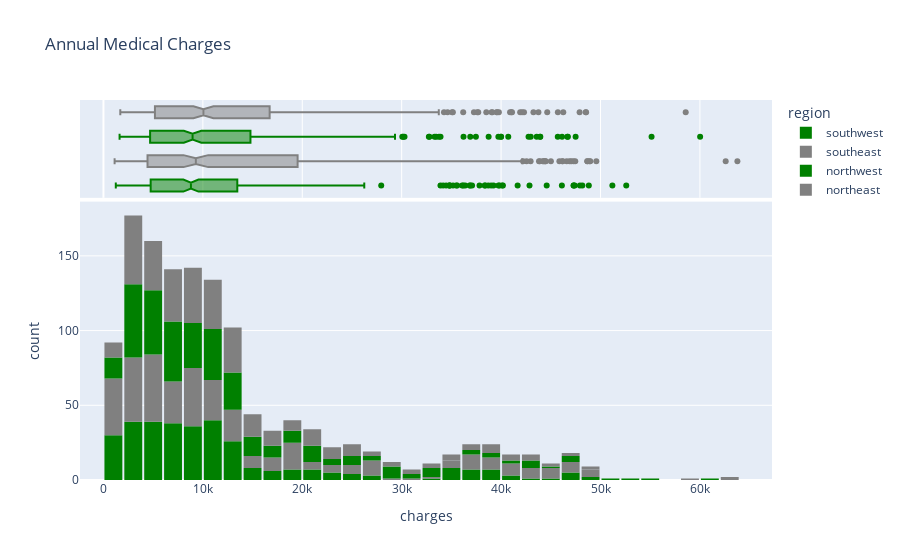

Write notebook code for a chart like this one.
### Code cell
fig = px.histogram(medical_df, 
                   x='charges', 
                   marginal='box', 
                   color='region', 
                   color_discrete_sequence=['green', 'grey'], 
                   title='Annual Medical Charges')
fig.update_layout(bargap=0.1)
fig.show()

### Figure 1 — Plotly figure (JSON) as saved in the notebook; plotly's stock layout.template omitted (floating-point values rounded to 4 significant figures; data arrays with more than 128 entries replaced by an {"elided": "..."} marker saying what was removed)
{"data": [{"alignmentgroup": "True", "bingroup": "x", "hovertemplate": "region=southwest<br>charges=%{x}<br>count=%{y}<extra></extra>", "legendgroup": "southwest", "marker": {"color": "green", "pattern": {"shape": ""}}, "name": "southwest", "offsetgroup": "southwest", "orientation": "v", "showlegend": true, "type": "histogram", "x": {"elided": "325 float values"}, "xaxis": "x", "yaxis": "y"}, {"alignmentgroup": "True", "hovertemplate": "region=southwest<br>charges=%{x}<extra></extra>", "legendgroup": "southwest", "marker": {"color": "green"}, "name": "southwest", "notched": true, "offsetgroup": "southwest", "showlegend": false, "type": "box", "x": {"elided": "325 float values"}, "xaxis": "x2", "yaxis": "y2"}, {"alignmentgroup": "True", "bingroup": "x", "hovertemplate": "region=southeast<br>charges=%{x}<br>count=%{y}<extra></extra>", "legendgroup": "southeast", "marker": {"color": "grey", "pattern": {"shape": ""}}, "name": "southeast", "offsetgroup": "southeast", "orientation": "v", "showlegend": true, "type": "histogram", "x": {"elided": "364 float values"}, "xaxis": "x", "yaxis": "y"}, {"alignmentgroup": "True", "hovertemplate": "region=southeast<br>charges=%{x}<extra></extra>", "legendgroup": "southeast", "marker": {"color": "grey"}, "name": "southeast", "notched": true, "offsetgroup": "southeast", "showlegend": false, "type": "box", "x": {"elided": "364 float values"}, "xaxis": "x2", "yaxis": "y2"}, {"alignmentgroup": "True", "bingroup": "x", "hovertemplate": "region=northwest<br>charges=%{x}<br>count=%{y}<extra></extra>", "legendgroup": "northwest", "marker": {"color": "green", "pattern": {"shape": ""}}, "name": "northwest", "offsetgroup": "northwest", "orientation": "v", "showlegend": true, "type": "histogram", "x": {"elided": "325 float values"}, "xaxis": "x", "yaxis": "y"}, {"alignmentgroup": "True", "hovertemplate": "region=northwest<br>charges=%{x}<extra></extra>", "legendgroup": "northwest", "marker": {"color": "green"}, "name": "northwest", "notched": true, "offsetgroup": "northwest", "showlegend": false, "type": "box", "x": {"elided": "325 float values"}, "xaxis": "x2", "yaxis": "y2"}, {"alignmentgroup": "True", "bingroup": "x", "hovertemplate": "region=northeast<br>charges=%{x}<br>count=%{y}<extra></extra>", "legendgroup": "northeast", "marker": {"color": "grey", "pattern": {"shape": ""}}, "name": "northeast", "offsetgroup": "northeast", "orientation": "v", "showlegend": true, "type": "histogram", "x": {"elided": "324 float values"}, "xaxis": "x", "yaxis": "y"}, {"alignmentgroup": "True", "hovertemplate": "region=northeast<br>charges=%{x}<extra></extra>", "legendgroup": "northeast", "marker": {"color": "grey"}, "name": "northeast", "notched": true, "offsetgroup": "northeast", "showlegend": false, "type": "box", "x": {"elided": "324 float values"}, "xaxis": "x2", "yaxis": "y2"}], "layout": {"bargap": 0.1, "barmode": "relative", "legend": {"title": {"text": "region"}, "tracegroupgap": 0}, "title": {"text": "Annual Medical Charges"}, "xaxis": {"anchor": "y", "domain": [0, 1], "title": {"text": "charges"}}, "xaxis2": {"anchor": "y2", "domain": [0, 1], "matches": "x", "showgrid": true, "showticklabels": false}, "yaxis": {"anchor": "x", "domain": [0, 0.7326], "title": {"text": "count"}}, "yaxis2": {"anchor": "x2", "domain": [0.7426, 1], "matches": "y2", "showgrid": false, "showline": false, "showticklabels": false, "ticks": ""}}}
